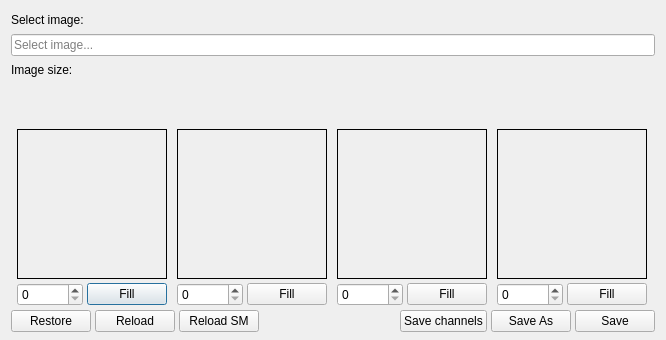
<?xml version="1.0" encoding="UTF-8"?>
<ui version="4.0">
 <class>ImageSplitter</class>
 <widget class="QDialog" name="ImageSplitter">
  <property name="windowModality">
   <enum>Qt::NonModal</enum>
  </property>
  <property name="geometry">
   <rect>
    <x>0</x>
    <y>0</y>
    <width>666</width>
    <height>340</height>
   </rect>
  </property>
  <property name="sizePolicy">
   <sizepolicy hsizetype="Minimum" vsizetype="Minimum">
    <horstretch>0</horstretch>
    <verstretch>0</verstretch>
   </sizepolicy>
  </property>
  <property name="minimumSize">
   <size>
    <width>666</width>
    <height>340</height>
   </size>
  </property>
  <property name="maximumSize">
   <size>
    <width>666</width>
    <height>340</height>
   </size>
  </property>
  <property name="windowTitle">
   <string>Image Splitter</string>
  </property>
  <property name="sizeGripEnabled">
   <bool>false</bool>
  </property>
  <property name="modal">
   <bool>false</bool>
  </property>
  <layout class="QVBoxLayout" name="verticalLayout_8">
   <property name="spacing">
    <number>4</number>
   </property>
   <property name="topMargin">
    <number>10</number>
   </property>
   <property name="bottomMargin">
    <number>8</number>
   </property>
   <item>
    <layout class="QVBoxLayout" name="verticalLayout_6">
     <item>
      <widget class="QLabel" name="label">
       <property name="maximumSize">
        <size>
         <width>16777215</width>
         <height>20</height>
        </size>
       </property>
       <property name="text">
        <string>Select image:</string>
       </property>
      </widget>
     </item>
     <item>
      <widget class="FilePathBrowser" name="path">
       <property name="placeholderText">
        <string>Select image...</string>
       </property>
      </widget>
     </item>
     <item>
      <layout class="QHBoxLayout" name="horizontalLayout_8">
       <item>
        <widget class="QLabel" name="label_2">
         <property name="maximumSize">
          <size>
           <width>16777215</width>
           <height>20</height>
          </size>
         </property>
         <property name="text">
          <string>Image size:</string>
         </property>
        </widget>
       </item>
       <item>
        <widget class="QLabel" name="ImageSizeLbl">
         <property name="maximumSize">
          <size>
           <width>16777215</width>
           <height>20</height>
          </size>
         </property>
         <property name="text">
          <string/>
         </property>
        </widget>
       </item>
       <item>
        <spacer name="horizontalSpacer_2">
         <property name="orientation">
          <enum>Qt::Horizontal</enum>
         </property>
         <property name="sizeHint" stdset="0">
          <size>
           <width>40</width>
           <height>20</height>
          </size>
         </property>
        </spacer>
       </item>
      </layout>
     </item>
    </layout>
   </item>
   <item>
    <layout class="QHBoxLayout" name="horizontalLayout_4">
     <item>
      <layout class="QVBoxLayout" name="verticalLayout_12">
       <property name="sizeConstraint">
        <enum>QLayout::SetMinimumSize</enum>
       </property>
       <item>
        <widget class="QLabel" name="redIconLbl">
         <property name="text">
          <string/>
         </property>
         <property name="pixmap">
          <pixmap resource="QtIcons.qrc">:/QtIconsTextureDialog/red.png</pixmap>
         </property>
         <property name="alignment">
          <set>Qt::AlignCenter</set>
         </property>
        </widget>
       </item>
       <item>
        <widget class="ImageArea" name="redImgLbl">
         <property name="sizePolicy">
          <sizepolicy hsizetype="Expanding" vsizetype="Preferred">
           <horstretch>0</horstretch>
           <verstretch>0</verstretch>
          </sizepolicy>
         </property>
         <property name="minimumSize">
          <size>
           <width>150</width>
           <height>150</height>
          </size>
         </property>
         <property name="maximumSize">
          <size>
           <width>150</width>
           <height>150</height>
          </size>
         </property>
         <property name="toolTip">
          <string>Drag png or click to select file.</string>
         </property>
         <property name="frameShape">
          <enum>QFrame::Box</enum>
         </property>
         <property name="text">
          <string/>
         </property>
         <property name="alignment">
          <set>Qt::AlignCenter</set>
         </property>
        </widget>
       </item>
       <item>
        <layout class="QHBoxLayout" name="horizontalLayout_11">
         <property name="topMargin">
          <number>0</number>
         </property>
         <item>
          <widget class="QSpinBox" name="redSpinBox">
           <property name="maximum">
            <number>255</number>
           </property>
          </widget>
         </item>
         <item>
          <widget class="QPushButton" name="redFillBtn">
           <property name="text">
            <string>Fill</string>
           </property>
          </widget>
         </item>
        </layout>
       </item>
      </layout>
     </item>
     <item>
      <layout class="QVBoxLayout" name="verticalLayout_7">
       <item>
        <layout class="QVBoxLayout" name="verticalLayout_10">
         <item>
          <widget class="QLabel" name="greenIconLbl">
           <property name="text">
            <string/>
           </property>
           <property name="pixmap">
            <pixmap resource="QtIcons.qrc">:/QtIconsTextureDialog/green.png</pixmap>
           </property>
           <property name="alignment">
            <set>Qt::AlignCenter</set>
           </property>
          </widget>
         </item>
         <item>
          <widget class="ImageArea" name="greenImgLbl">
           <property name="sizePolicy">
            <sizepolicy hsizetype="Expanding" vsizetype="Preferred">
             <horstretch>0</horstretch>
             <verstretch>0</verstretch>
            </sizepolicy>
           </property>
           <property name="minimumSize">
            <size>
             <width>150</width>
             <height>150</height>
            </size>
           </property>
           <property name="maximumSize">
            <size>
             <width>150</width>
             <height>150</height>
            </size>
           </property>
           <property name="toolTip">
            <string>Drag png or click to select file.</string>
           </property>
           <property name="frameShape">
            <enum>QFrame::Box</enum>
           </property>
           <property name="text">
            <string/>
           </property>
           <property name="alignment">
            <set>Qt::AlignCenter</set>
           </property>
          </widget>
         </item>
         <item>
          <layout class="QHBoxLayout" name="horizontalLayout_9">
           <property name="topMargin">
            <number>0</number>
           </property>
           <item>
            <widget class="QSpinBox" name="greenSpinBox">
             <property name="maximum">
              <number>255</number>
             </property>
            </widget>
           </item>
           <item>
            <widget class="QPushButton" name="greenFillBtn">
             <property name="text">
              <string>Fill</string>
             </property>
            </widget>
           </item>
          </layout>
         </item>
        </layout>
       </item>
      </layout>
     </item>
     <item>
      <layout class="QVBoxLayout" name="verticalLayout_11">
       <item>
        <widget class="QLabel" name="greenIconLbl_2">
         <property name="text">
          <string/>
         </property>
         <property name="pixmap">
          <pixmap resource="QtIcons.qrc">:/QtIconsTextureDialog/blue.png</pixmap>
         </property>
         <property name="alignment">
          <set>Qt::AlignCenter</set>
         </property>
        </widget>
       </item>
       <item>
        <widget class="ImageArea" name="blueImgLbl">
         <property name="sizePolicy">
          <sizepolicy hsizetype="Expanding" vsizetype="Preferred">
           <horstretch>0</horstretch>
           <verstretch>0</verstretch>
          </sizepolicy>
         </property>
         <property name="minimumSize">
          <size>
           <width>150</width>
           <height>150</height>
          </size>
         </property>
         <property name="maximumSize">
          <size>
           <width>150</width>
           <height>150</height>
          </size>
         </property>
         <property name="toolTip">
          <string>Drag png or click to select file.</string>
         </property>
         <property name="frameShape">
          <enum>QFrame::Box</enum>
         </property>
         <property name="text">
          <string/>
         </property>
         <property name="alignment">
          <set>Qt::AlignCenter</set>
         </property>
        </widget>
       </item>
       <item>
        <layout class="QHBoxLayout" name="horizontalLayout_10">
         <property name="topMargin">
          <number>0</number>
         </property>
         <item>
          <widget class="QSpinBox" name="blueSpinBox">
           <property name="maximum">
            <number>255</number>
           </property>
          </widget>
         </item>
         <item>
          <widget class="QPushButton" name="blueFillBtn">
           <property name="text">
            <string>Fill</string>
           </property>
          </widget>
         </item>
        </layout>
       </item>
      </layout>
     </item>
     <item>
      <layout class="QVBoxLayout" name="verticalLayout_13">
       <item>
        <widget class="QLabel" name="blackIconLbl">
         <property name="text">
          <string/>
         </property>
         <property name="pixmap">
          <pixmap resource="QtIcons.qrc">:/QtIconsTextureDialog/alpha.png</pixmap>
         </property>
         <property name="alignment">
          <set>Qt::AlignCenter</set>
         </property>
        </widget>
       </item>
       <item>
        <widget class="ImageArea" name="alphaImgLbl">
         <property name="sizePolicy">
          <sizepolicy hsizetype="Expanding" vsizetype="Preferred">
           <horstretch>0</horstretch>
           <verstretch>0</verstretch>
          </sizepolicy>
         </property>
         <property name="minimumSize">
          <size>
           <width>150</width>
           <height>150</height>
          </size>
         </property>
         <property name="maximumSize">
          <size>
           <width>150</width>
           <height>150</height>
          </size>
         </property>
         <property name="toolTip">
          <string>Drag png or click to select file.</string>
         </property>
         <property name="frameShape">
          <enum>QFrame::Box</enum>
         </property>
         <property name="text">
          <string/>
         </property>
         <property name="alignment">
          <set>Qt::AlignCenter</set>
         </property>
        </widget>
       </item>
       <item>
        <layout class="QHBoxLayout" name="horizontalLayout_12">
         <property name="topMargin">
          <number>0</number>
         </property>
         <item>
          <widget class="QSpinBox" name="alphaSpinBox">
           <property name="maximum">
            <number>255</number>
           </property>
          </widget>
         </item>
         <item>
          <widget class="QPushButton" name="alphaFillBtn">
           <property name="text">
            <string>Fill</string>
           </property>
          </widget>
         </item>
        </layout>
       </item>
      </layout>
     </item>
    </layout>
   </item>
   <item>
    <layout class="QHBoxLayout" name="horizontalLayout_5">
     <item>
      <layout class="QVBoxLayout" name="verticalLayout_14">
       <item>
        <widget class="QPushButton" name="restoreBtn">
         <property name="maximumSize">
          <size>
           <width>100</width>
           <height>16777215</height>
          </size>
         </property>
         <property name="text">
          <string>Restore</string>
         </property>
        </widget>
       </item>
      </layout>
     </item>
     <item>
      <layout class="QHBoxLayout" name="horizontalLayout_13">
       <item>
        <widget class="QPushButton" name="reload">
         <property name="toolTip">
          <string>Realod image</string>
         </property>
         <property name="text">
          <string>Reload</string>
         </property>
         <property name="icon">
          <iconset resource="QtIcons.qrc">
           <normaloff>:/QtIcons/reloadtextures.png</normaloff>:/QtIcons/reloadtextures.png</iconset>
         </property>
        </widget>
       </item>
       <item>
        <widget class="QPushButton" name="reloadSpecular">
         <property name="toolTip">
          <string>Reload Specular Map</string>
         </property>
         <property name="text">
          <string>Reload SM</string>
         </property>
         <property name="icon">
          <iconset resource="QtIcons.qrc">
           <normaloff>:/QtIcons/refresh.png</normaloff>:/QtIcons/refresh.png</iconset>
         </property>
        </widget>
       </item>
       <item>
        <spacer name="horizontalSpacer">
         <property name="orientation">
          <enum>Qt::Horizontal</enum>
         </property>
         <property name="sizeHint" stdset="0">
          <size>
           <width>40</width>
           <height>20</height>
          </size>
         </property>
        </spacer>
       </item>
       <item>
        <widget class="QPushButton" name="saveChannelsBtn">
         <property name="maximumSize">
          <size>
           <width>200</width>
           <height>16777215</height>
          </size>
         </property>
         <property name="text">
          <string>Save channels</string>
         </property>
        </widget>
       </item>
       <item>
        <widget class="QPushButton" name="saveAsBtn">
         <property name="maximumSize">
          <size>
           <width>200</width>
           <height>16777215</height>
          </size>
         </property>
         <property name="text">
          <string>Save As</string>
         </property>
        </widget>
       </item>
       <item>
        <widget class="QPushButton" name="saveBtn">
         <property name="maximumSize">
          <size>
           <width>200</width>
           <height>16777215</height>
          </size>
         </property>
         <property name="text">
          <string>Save</string>
         </property>
        </widget>
       </item>
      </layout>
     </item>
    </layout>
   </item>
  </layout>
 </widget>
 <customwidgets>
  <customwidget>
   <class>ImageArea</class>
   <extends>QLabel</extends>
   <header>classes/Qt/ImageSplitterDialog/ImageArea.h</header>
  </customwidget>
  <customwidget>
   <class>FilePathBrowser</class>
   <extends>QLineEdit</extends>
   <header>Tools/Widgets/FilePathBrowser.h</header>
  </customwidget>
 </customwidgets>
 <tabstops>
  <tabstop>redSpinBox</tabstop>
  <tabstop>redFillBtn</tabstop>
  <tabstop>greenSpinBox</tabstop>
  <tabstop>greenFillBtn</tabstop>
  <tabstop>blueSpinBox</tabstop>
  <tabstop>blueFillBtn</tabstop>
  <tabstop>alphaSpinBox</tabstop>
  <tabstop>alphaFillBtn</tabstop>
  <tabstop>restoreBtn</tabstop>
  <tabstop>reload</tabstop>
  <tabstop>reloadSpecular</tabstop>
  <tabstop>saveChannelsBtn</tabstop>
  <tabstop>saveAsBtn</tabstop>
  <tabstop>saveBtn</tabstop>
 </tabstops>
 <resources>
  <include location="QtIcons.qrc"/>
 </resources>
 <connections/>
</ui>
